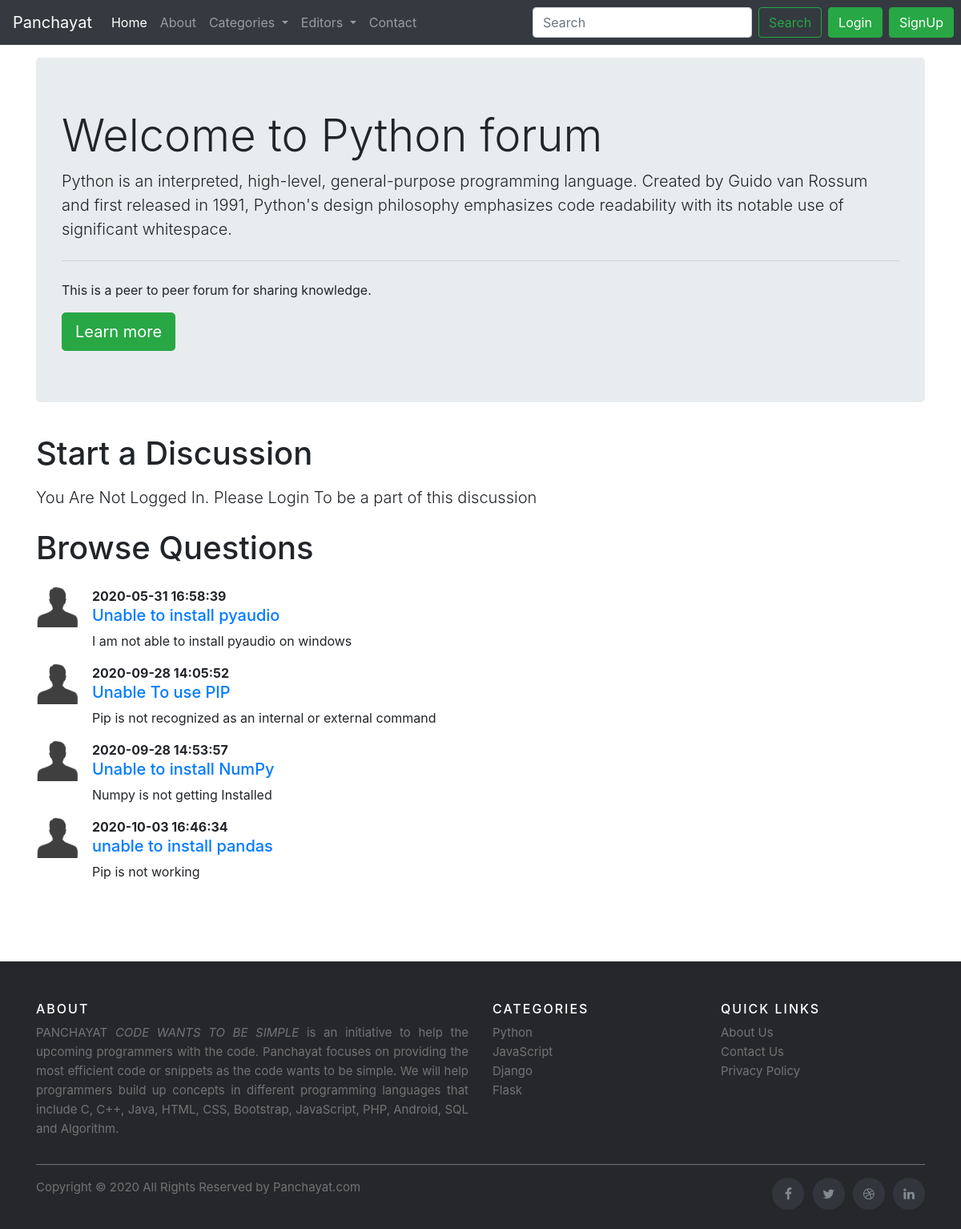
The app's page /threadlist.php?catid=1 with its own data.
### tables this page shows
CREATE TABLE `categories` (
  `categories_id` int(11) NOT NULL,
  `category_name` varchar(255) NOT NULL,
  `category_description` varchar(500) NOT NULL,
  `created` datetime NOT NULL DEFAULT current_timestamp()
);

CREATE TABLE `threads` (
  `thread_id` int(7) NOT NULL,
  `thread_title` varchar(255) NOT NULL,
  `thread_desc` text NOT NULL,
  `thread_cat_id` int(7) NOT NULL,
  `thread_user_id` int(7) NOT NULL,
  `timestamp` datetime NOT NULL DEFAULT current_timestamp()
);

### threadlist.php (the view, shortened to what this page needs)
<!doctype html>
<html lang="en">
<head>
    <link rel="stylesheet" href="https://stackpath.bootstrapcdn.com/bootstrap/4.5.0/css/bootstrap.min.css"
>
</head>
<body>
    <?php include 'partials/_dbconnect.php';?>
    <?php include 'partials/_header.php';?>
    <?php
    $id=$_GET['catid'];
    $sql="SELECT * FROM `categories` WHERE categories_id=$id";
    $result=mysqli_query($conn,$sql);
    while($row=mysqli_fetch_assoc($result)){
        $catname=$row['category_name'];
        $catdesc=$row['category_description'];
        $catlink=$row['cat_link'];
     }
    ?>
    <div class="container my-3">
        <div class="jumbotron">
            <h1 class="display-4">Welcome to <?php echo $catname;?> forum</h1>
            <p class="lead"><?php echo $catdesc;?></p>
            <hr class="my-4">
            <p>This is a peer to peer forum for sharing knowledge.</p>
            <a class="btn btn-success btn-lg" href="<?php echo $catlink?>" role="button">Learn more</a>
        </div>
    </div>
    <?php
     if(isset($_SESSION['loggedin'])&&$_SESSION['loggedin']==true){
        echo '<div class="container">
        <h1 class="py-2">Start a Discussion</h1>
            <form action="' . $_SERVER["REQUEST_URI"] .'" method="post">
                <div class="form-group">
                    <label for="exampleInputEmail1">Problem Title</label>
                    <input type="text" class="form-control" id="title" name="title" aria-describedby="emailHelp">
                    <small id="emailHelp" class="form-text text-muted">Keep It Short & crisp</small>
                </div>
                <div class="form-group">
                    <label for="exampleFormControlTextarea1">Problem Description</label>
                    <textarea class="form-control" id="desc" name="desc" rows="3"></textarea>
                </div>
                <button type="submit" class="btn btn-success">Submit</button>
            </form>
        </div>';
    }
    else{
        echo '<div class="container">
        <h1 class="py-2">Start a Discussion</h1>
        <p class="lead">You Are Not Logged In. Please Login To be a part of this discussion</p></div>';
    }
    ?>
    <div class="container my-6" style="margin-bottom: 100px">
        <h1 class="py-2">Browse Questions</h1>
        <?php
        $id=$_GET['catid'];
        $sql="SELECT * FROM `threads` WHERE thread_cat_id=$id";
        $result=mysqli_query($conn,$sql);
        while($row=mysqli_fetch_assoc($result)){
            $id=$row['thread_id'];
            $title=$row['thread_title'];
            $desc=$row['thread_desc'];
            $thread_time=$row['timestamp'];
            $thread_user_id=$row['thread_user_id'];
            $sql2="SELECT * FROM `users` WHERE `user_id` = '$thread_user_id'";
            $result2=mysqli_query($conn,$sql2);
            $row2=mysqli_fetch_assoc($result2);
        echo '<div class="media my-3">
            <img src="img/user.png" width="54px" class="mr-3" alt="...">
            <div class="media-body">
                <p class="font-weight-bold my-0">' . $row2['user_name']. ' ' . $thread_time. '</p>
                <h5 class="mt-0"><a href="thread.php?threadid=' . $id.'">' . $title.'</a></h5>
                ' . $desc.'
            </div>
        </div>';
    }
    ?>
    </div>
    <?php include 'partials/_footer2.php';?>
</body>
</html>

### partials/_header.php (shortened to what this page needs)
<?php
echo' <nav class="navbar navbar-expand-lg navbar-dark bg-dark">
<a class="navbar-brand" href="/forum">Panchayat</a>
<button class="navbar-toggler" type="button" data-toggle="collapse" data-target="#navbarSupportedContent" aria-controls="navbarSupportedContent" aria-expanded="false" aria-label="Toggle navigation">
  <span class="navbar-toggler-icon"></span>
</button>
<div class="collapse navbar-collapse" id="navbarSupportedContent">
  <ul class="navbar-nav mr-auto">
    <li class="nav-item active">
      <a class="nav-link" href="/forum">Home <span class="sr-only">(current)</span></a>
    </li>
    <li class="nav-item">
      <a class="nav-link" href="about.php">About</a>
    </li>
    <li class="nav-item dropdown">
      <a class="nav-link dropdown-toggle" href="#" id="navbarDropdown" role="button" data-toggle="dropdown" aria-haspopup="true" aria-expanded="false">
        Categories
      </a>
      <div class="dropdown-menu" aria-labelledby="navbarDropdown">';
    echo '</div>
    </li>
    <li class="nav-item dropdown">
      <a class="nav-link dropdown-toggle" href="#" id="navbarDropdown" role="button" data-toggle="dropdown" aria-haspopup="true" aria-expanded="false">
        Editors
      </a>
      <div class="dropdown-menu" aria-labelledby="navbarDropdown">
        <a class="dropdown-item" href="python.php">Python</a>
        <a class="dropdown-item" href="c.php">C/C++</a>
        <a class="dropdown-item" href="html_js_css.php">Html/Css/Js</a>
        <a class="dropdown-item" href="java.php">Java</a>
        <a class="dropdown-item" href="php_code.php">Php</a>
        </div>
    </li>
    <li class="nav-item">
      <a class="nav-link" href="contact.php " tabindex="-1" >Contact </a>
    </li>
  </ul>
  <div class="row mx2">';
  if(isset($_SESSION['loggedin'])&&$_SESSION['loggedin']==true){
    echo '<form class="form-inline my-2 my-lg-0" method="get" action="search.php">
    <input class="form-control mr-sm-2" name="search" type="search" placeholder="Search" aria-label="Search">
    <button class="btn btn-outline-success my-2 my-sm-0" type="submit">Search</button>
    <p class="text-light my-0 mx-2">Welcome, ' . $_SESSION['user_name'] . '</p>
    <a href="partials/_logout.php" class="btn btn-outline-success mx-2 ml-2">LogOut</a>
    </form>';
  }
  else{
  echo '<form class="form-inline my-2 my-lg-0" method="get" action="search.php">
    <input class="form-control mr-sm-2" name="search" type="search" placeholder="Search" aria-label="Search">
    <button class="btn btn-outline-success my-2 my-sm-0" type="submit">Search</button>
  </form>
  <button class="btn btn-success ml-2" data-toggle="modal" data-target="#loginModal">Login</button>
  <button class="btn btn-success mx-2" data-toggle="modal" data-target="#signupModal">SignUp</button>
  ';}
  echo '
  </div>
  </div>
  </nav>';
?>

### partials/_footer2.php (shortened to what this page needs)
<footer class="site-footer">
      <div class="container">
        <div class="row">
          <div class="col-sm-12 col-md-6">
            <h6>About</h6>
            <p class="text-justify">PANCHAYAT <i>CODE WANTS TO BE SIMPLE </i> is an initiative  to help the upcoming programmers with the code. Panchayat focuses on providing the most efficient code or snippets as the code wants to be simple. We will help programmers build up concepts in different programming languages that include C, C++, Java, HTML, CSS, Bootstrap, JavaScript, PHP, Android, SQL and Algorithm.</p>
          </div>
          <div class="col-xs-6 col-md-3">
            <h6>Categories</h6>
            <ul class="footer-links">
              <li><a href="threadlist.php?catid=1">Python</a></li>
              <li><a href="threadlist.php?catid=2">JavaScript</a></li>
              <li><a href="threadlist.php?catid=3">Django</a></li>
              <li><a href="threadlist.php?catid=4">Flask</a></li>
            </ul>
          </div>
          <div class="col-xs-6 col-md-3">
            <h6>Quick Links</h6>
            <ul class="footer-links">
              <li><a href="about.php">About Us</a></li>
              <li><a href="contact.php">Contact Us</a></li>
              <li><a href="#">Privacy Policy</a></li>
            </ul>
          </div>
        </div>
        <hr>
      </div>
      <div class="container">
        <div class="row">
          <div class="col-md-8 col-sm-6 col-xs-12">
            <p class="copyright-text">Copyright &copy; 2020 All Rights Reserved by
         <a href="#">Panchayat</a>.com
            </p>
          </div>
          <div class="col-md-4 col-sm-6 col-xs-12">
            <ul class="social-icons">
              <li><a class="facebook" href="#"><i class="fa fa-facebook"></i></a></li>
              <li><a class="twitter" href="#"><i class="fa fa-twitter"></i></a></li>
              <li><a class="dribbble" href="#"><i class="fa fa-dribbble"></i></a></li>
              <li><a class="linkedin" href="#"><i class="fa fa-linkedin"></i></a></li>
            </ul>
          </div>
        </div>
      </div>
</footer>

### partials/_footer2.php (style rules this page uses)
.site-footer { background-color:#26272b; padding:45px 0 20px; font-size:15px; line-height:24px; color:#737373; }
.site-footer hr { border-top-color:#bbb; opacity:0.5 }
.site-footer h6 { color:#fff; font-size:16px; text-transform:uppercase; margin-top:5px; letter-spacing:2px }
.site-footer a { color:#737373; }
.footer-links { padding-left:0; list-style:none }
.footer-links li { display:block }
.footer-links a { color:#737373 }
.site-footer .social-icons { text-align:right }
.site-footer .social-icons a { width:40px; height:40px; line-height:40px; margin-left:6px; margin-right:0; border-radius:100%; background-color:#33353d }
.copyright-text { margin:0 }
.social-icons { padding-left:0; margin-bottom:0; list-style:none }
.social-icons li { display:inline-block; margin-bottom:4px }
.social-icons a { background-color:#eceeef; color:#818a91; font-size:16px; display:inline-block; line-height:44px; width:44px; height:44px; text-align:center; margin-right:8px; border-radius:100%; }

### records on screen
categories: category_name "Python", category_description "Python is an interpreted, high-level, general-purpose programming language. Created by Guido van Rossum and first released in 1991, Python's design philosophy emphasizes code readability with its notable use of significant whitespace."
threads: timestamp "2020-05-31 16:58:39", thread_title "Unable to install pyaudio", thread_desc "I am not able to install pyaudio on windows"
threads: timestamp "2020-09-28 14:05:52", thread_title "Unable To use PIP", thread_desc "Pip is not recognized as an internal or external command"
threads: timestamp "2020-09-28 14:53:57", thread_title "Unable to install NumPy", thread_desc "Numpy is not getting Installed"
threads: timestamp "2020-10-03 16:46:34", thread_title "unable to install pandas", thread_desc "Pip is not working"
